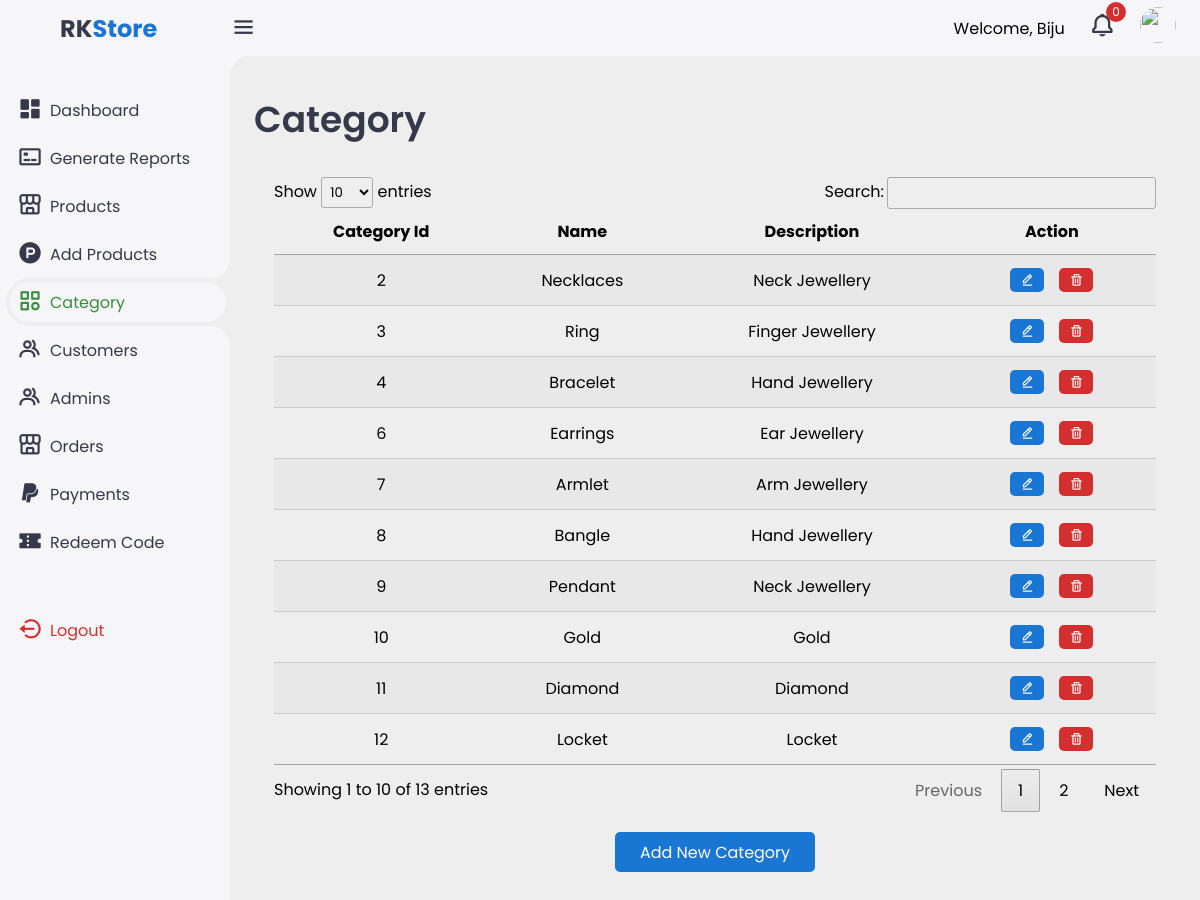
The app's page /admin/category.php (signed in) with its own data.
### tables this page shows
CREATE TABLE `categories` (
  `category_id` int(11) NOT NULL,
  `category_name` varchar(100) NOT NULL,
  `description` text DEFAULT NULL
);

### admin/category.php (the view, shortened to what this page needs)
<?php
include_once("./include/sidebar.php");
include_once("./php/connection.php")
?>
<main>
    <div class="header">
        <div class="left">
            <h1>Category</h1>
        </div>
    </div>
    <div class="container">
        <?php
        $sql = "SELECT * FROM categories";
        $result = mysqli_query($conn, $sql);
        ?>
        <table id="example" class="display responsive nowrap" style="width:100%;">
            <thead>
                <tr>
                    <th>Category Id</th>
                    <th>Name</th>
                    <th>Description</th>
                    <th>Action</th>
                </tr>
            </thead>
            <tbody>
                <?php
                if (mysqli_num_rows($result) > 0) {
                    while ($row = mysqli_fetch_assoc($result)) {
                        echo "<tr>";
                        echo "<td>" . $row['category_id'] . "</td>";
                        echo "<td>" . $row['category_name'] . "</td>";
                        echo "<td>" . $row['description'] . "</td>";
                        echo "<td class='actions'>
                        <a href='./edit-category.php?editId=". $row['category_id'] ."'><i class='bx bx-edit-alt edit'></i></a>
                        <a href='./php/delete-category.php?deleteId=". $row['category_id'] ."'><i class='bx bx-trash delete'></i></a>
                      </td>";
                        echo "</tr>";
                    }
                } else {
                    echo "<tr><td colspan='4'>No categories found</td></tr>";
                }
                ?>
            </tbody>
        </table>
        <div class="add-new-button">
            <button class="add-new add-button">Add New Category</button>
        </div>
    </div>
</main>
<?php
include_once("./include/bottom.php");
?>

### admin/css/style.css (style rules this page uses)
:root { --light: #f6f6f9; --primary: #1976d2; --light-primary: #cfe8ff; --grey: #eee; --dark-grey: #aaaaaa; --dark: #363949; --danger: #d32f2f; --light-danger: #fecdd3; --warning: #fbc02d; --light-warning: #fff2c6; --success: #388e3c; --light-success: #bbf7d0; }
* { margin: 0; padding: 0; box-sizing: border-box; font-family: "Poppins", sans-serif; }
.bx { font-size: 1.7rem; }
a { text-decoration: none; }
html { overflow-x: hidden; }
body { background: var(--grey); overflow-x: hidden; }
.content main { width: 100%; padding: 36px 24px; max-height: calc(100vh - 56px); }
.content main .header { display: flex; align-items: center; justify-content: space-between; grid-gap: 16px; flex-wrap: wrap; }
.content main .header .left h1 { font-size: 36px; font-weight: 600; margin-bottom: 10px; color: var(--dark); }
#example tr td { text-align: center; }
#example tr th { text-align: center; }
.actions { display: flex; justify-content: center; gap: 5px; }
.container { padding: 20px; }
#example .actions i { color: white; }
.delete, .edit { font-size: 14px; display: flex; align-items: center; justify-content: center; cursor: pointer; border-radius: 5px; margin: 5px; }
.delete { background: var(--danger); padding: 5px 10px; color: white; }
.edit { background: var(--primary); padding: 5px 10px; color: white; }
.add-new-button { display: flex; justify-content: center; }
.add-new { background: var(--primary); width: 200px; border-radius: 5px; height: 40px; outline: none; cursor: pointer; border: none; color: white; font-size: 16px; transition: all 0.3s; margin-top: 20px; }

### records on screen
categories: category_id "2", category_name "Necklaces", description "Neck Jewellery"
categories: category_id "3", category_name "Ring", description "Finger Jewellery"
categories: category_id "4", category_name "Bracelet", description "Hand Jewellery"
categories: category_id "6", category_name "Earrings", description "Ear Jewellery"
categories: category_id "7", category_name "Armlet", description "Arm Jewellery"
categories: category_id "8", category_name "Bangle", description "Hand Jewellery"
categories: category_id "9", category_name "Pendant", description "Neck Jewellery"
categories: category_id "10", category_name "Gold", description "Gold"
categories: category_id "11", category_name "Diamond", description "Diamond"
categories: category_id "12", category_name "Locket", description "Locket"

### other values on screen
$_SESSION['name'] "Biju"
mysqli_num_rows($resulti) "0"
